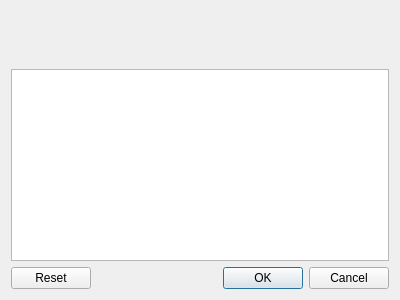
<?xml version="1.0" encoding="UTF-8"?>
<ui version="4.0">
 <class>CommonEntityDiag</class>
 <widget class="QDialog" name="CommonEntityDiag">
  <property name="geometry">
   <rect>
    <x>0</x>
    <y>0</y>
    <width>400</width>
    <height>300</height>
   </rect>
  </property>
  <property name="windowTitle">
   <string>Dialog</string>
  </property>
  <layout class="QVBoxLayout" name="verticalLayout_2">
   <item>
    <layout class="QVBoxLayout" name="verticalLayout"/>
   </item>
   <item>
    <layout class="QFormLayout" name="formLayout"/>
   </item>
   <item>
    <spacer name="verticalSpacer">
     <property name="orientation">
      <enum>Qt::Vertical</enum>
     </property>
     <property name="sizeHint" stdset="0">
      <size>
       <width>20</width>
       <height>40</height>
      </size>
     </property>
    </spacer>
   </item>
   <item>
    <widget class="QListWidget" name="listWidget"/>
   </item>
   <item>
    <widget class="QDialogButtonBox" name="buttonBox">
     <property name="orientation">
      <enum>Qt::Horizontal</enum>
     </property>
     <property name="standardButtons">
      <set>QDialogButtonBox::Cancel|QDialogButtonBox::Ok|QDialogButtonBox::Reset</set>
     </property>
     <property name="centerButtons">
      <bool>false</bool>
     </property>
    </widget>
   </item>
  </layout>
 </widget>
 <resources/>
 <connections>
  <connection>
   <sender>buttonBox</sender>
   <signal>accepted()</signal>
   <receiver>CommonEntityDiag</receiver>
   <slot>accept()</slot>
   <hints>
    <hint type="sourcelabel">
     <x>248</x>
     <y>254</y>
    </hint>
    <hint type="destinationlabel">
     <x>157</x>
     <y>274</y>
    </hint>
   </hints>
  </connection>
  <connection>
   <sender>buttonBox</sender>
   <signal>rejected()</signal>
   <receiver>CommonEntityDiag</receiver>
   <slot>reject()</slot>
   <hints>
    <hint type="sourcelabel">
     <x>316</x>
     <y>260</y>
    </hint>
    <hint type="destinationlabel">
     <x>286</x>
     <y>274</y>
    </hint>
   </hints>
  </connection>
 </connections>
</ui>
